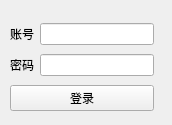
<?xml version="1.0" encoding="UTF-8"?>
<ui version="4.0">
 <class>Form</class>
 <widget class="QWidget" name="Form">
  <property name="geometry">
   <rect>
    <x>0</x>
    <y>0</y>
    <width>172</width>
    <height>125</height>
   </rect>
  </property>
  <property name="windowTitle">
   <string>登录框</string>
  </property>
  <widget class="QWidget" name="">
   <property name="geometry">
    <rect>
     <x>10</x>
     <y>20</y>
     <width>144</width>
     <height>94</height>
    </rect>
   </property>
   <layout class="QVBoxLayout" name="verticalLayout">
    <item>
     <layout class="QHBoxLayout" name="horizontalLayout">
      <item>
       <widget class="QLabel" name="label">
        <property name="text">
         <string>账号</string>
        </property>
        <property name="alignment">
         <set>Qt::AlignmentFlag::AlignCenter</set>
        </property>
       </widget>
      </item>
      <item>
       <widget class="QLineEdit" name="lineEdit"/>
      </item>
     </layout>
    </item>
    <item>
     <layout class="QHBoxLayout" name="horizontalLayout_2">
      <item>
       <widget class="QLabel" name="label_2">
        <property name="text">
         <string>密码</string>
        </property>
        <property name="alignment">
         <set>Qt::AlignmentFlag::AlignCenter</set>
        </property>
       </widget>
      </item>
      <item>
       <widget class="QLineEdit" name="lineEdit_2"/>
      </item>
     </layout>
    </item>
    <item>
     <widget class="QPushButton" name="pushButton">
      <property name="text">
       <string>登录</string>
      </property>
     </widget>
    </item>
   </layout>
  </widget>
 </widget>
 <resources/>
 <connections/>
</ui>
